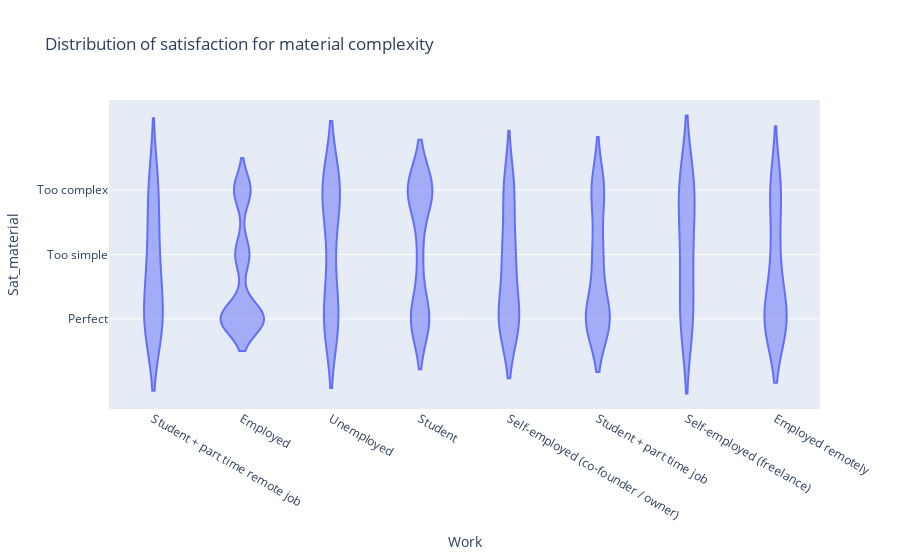

The code cell stored with this chart in its notebook:
### Markdown cell above
One of the main reasons behind the survey is to understand if the audience is satified about the complexity of the material.
To better understand if the audience is satisfied we can (again) use a Violin Plot.

### Code cell
eda.plot_satistaction()

### Figure 1 — Plotly figure (JSON) as saved in the notebook; plotly's stock layout.template omitted (floating-point values rounded to 4 significant figures; data arrays with more than 128 entries replaced by an {"elided": "..."} marker saying what was removed)
{"data": [{"alignmentgroup": "True", "box": {"visible": false}, "customdata": {"elided": "557x14 mixed values"}, "hoverlabel": {"namelength": 0}, "hovertemplate": "Work=%{customdata[4]}<br>Sat_material=%{customdata[8]}<br>Timestamp=%{customdata[0]}<br>Country=%{customdata[1]}<br>Timezone=%{customdata[2]}<br>Education=%{customdata[3]}<br>Experience=%{customdata[5]}<br>Age=%{customdata[6]}<br>Sat_update=%{customdata[7]}<br>Interests=%{customdata[9]}<br>How_found=%{customdata[10]}<br>Recommend=%{customdata[11]}<br>Why=%{customdata[12]}<br>If you want to reach for the editors and to write something, please use the field below:=%{customdata[13]}", "legendgroup": "", "marker": {"color": "#636efa"}, "name": "", "offsetgroup": "", "orientation": "v", "scalegroup": "True", "showlegend": false, "type": "violin", "x": {"elided": "557 str values"}, "x0": " ", "xaxis": "x", "y": {"elided": "557 str values"}, "y0": " ", "yaxis": "y"}], "layout": {"legend": {"tracegroupgap": 0}, "title": {"text": "Distribution of satisfaction for material complexity"}, "violinmode": "group", "xaxis": {"anchor": "y", "domain": [0, 1], "title": {"text": "Work"}}, "yaxis": {"anchor": "x", "domain": [0, 1], "title": {"text": "Sat_material"}}}}
